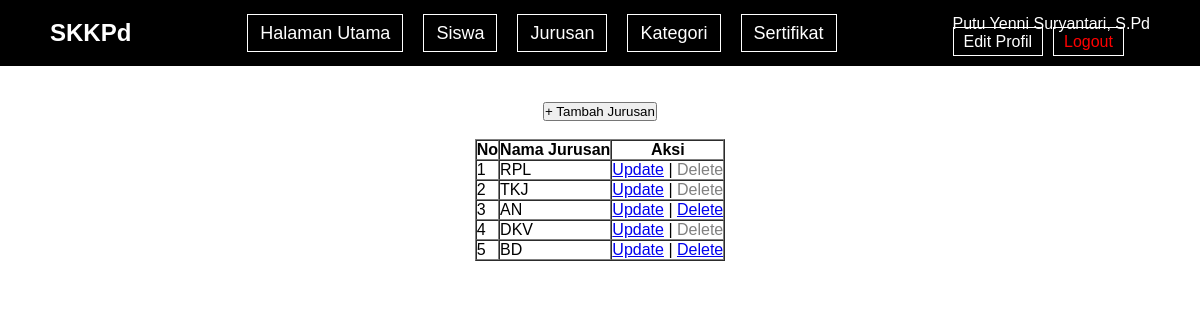
The app's page /tampilan/halaman_utama.php?page=jurusan (signed in) with its own data.
### tables this page shows
CREATE TABLE `jurusan` (
  `Id_Jurusan` char(2) NOT NULL,
  `Jurusan` varchar(5) NOT NULL
);

### tampilan/jurusan.php (the view, shortened to what this page needs)
<center>
    <button onclick="window.location.href='halaman_utama.php?page=tambah_jurusan';">+ Tambah Jurusan</button><br><br>
    <table border="1" cellspacing="0" cellpadding="5">
        <thead>
            <tr>
                <th>No</th>
                <th>Nama Jurusan</th>
                <th>Aksi</th>
            </tr>
        </thead>
        <tbody>
            <?php
        $no = 1;
        $data_jurusan = mysqli_query($koneksi, "SELECT * FROM jurusan");
        while($data = mysqli_fetch_assoc($data_jurusan)){
        ?>
            <tr>
                <td><?=$no++?></td>
                <td><?=$data['Jurusan'];?></td>
                <td>
                    <a href="halaman_utama.php?page=ubah_jurusan&id=<?=$data['Id_Jurusan']?>">Update</a> |
                    <?php
                $id_cek = $data['Id_Jurusan'];
                $cek_data = mysqli_query($koneksi, "SELECT Id_Jurusan FROM siswa WHERE Id_Jurusan='$id_cek'");
                if(mysqli_num_rows($cek_data) > 0){
                ?>
                    <span style="color: gray;">Delete</span>
                    <?php
                }else{
                ?>
                    <a onclick="return confirm('Yakin mau hapus?');"
                        href="halaman_utama.php?page=jurusan&id=<?=$data['Id_Jurusan']?>">Delete</a>
                    <?php
                }
                ?>
                </td>
            </tr>
            <?php
        }
        ?>
        </tbody>
    </table>
</center>

### tampilan/halaman_utama.php (style rules this page uses)
* { margin: 0; padding: 0; box-sizing: border-box }
body { font-family: Arial, sans-serif }

### records on screen
jurusan: Jurusan "RPL", shows "Delete"
jurusan: Jurusan "TKJ", shows "Delete"
jurusan: Jurusan "AN"
jurusan: Jurusan "DKV", shows "Delete"
jurusan: Jurusan "BD"

### other values on screen
$_COOKIE['nama_lengkap'] "Putu Yenni Suryantari, S.Pd"
